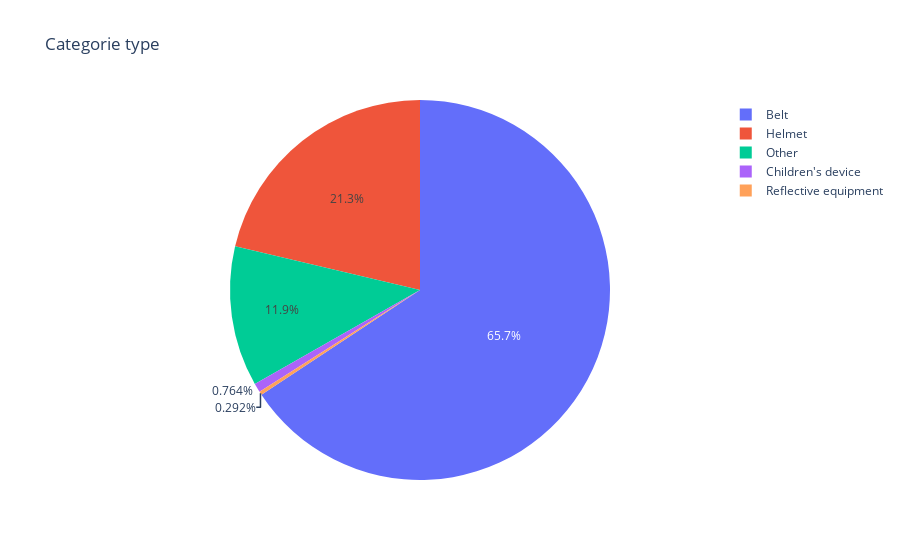

Write notebook code for a chart like this one.
### Code cell
pies["secu"]

### Figure 1 — Plotly figure (JSON) as saved in the notebook; plotly's stock layout.template omitted (floating-point values rounded to 4 significant figures)
{"data": [{"domain": {"x": [0, 1], "y": [0, 1]}, "hovertemplate": "index=%{label}<br>value=%{value}<extra></extra>", "labels": ["Belt", "Helmet", "Other", "Children's device", "Reflective equipment"], "legendgroup": "", "name": "", "showlegend": true, "type": "pie", "values": [0.6571, 0.213, 0.1193, 0.007635, 0.002918]}], "layout": {"legend": {"tracegroupgap": 0}, "title": {"text": "Categorie type"}}}
